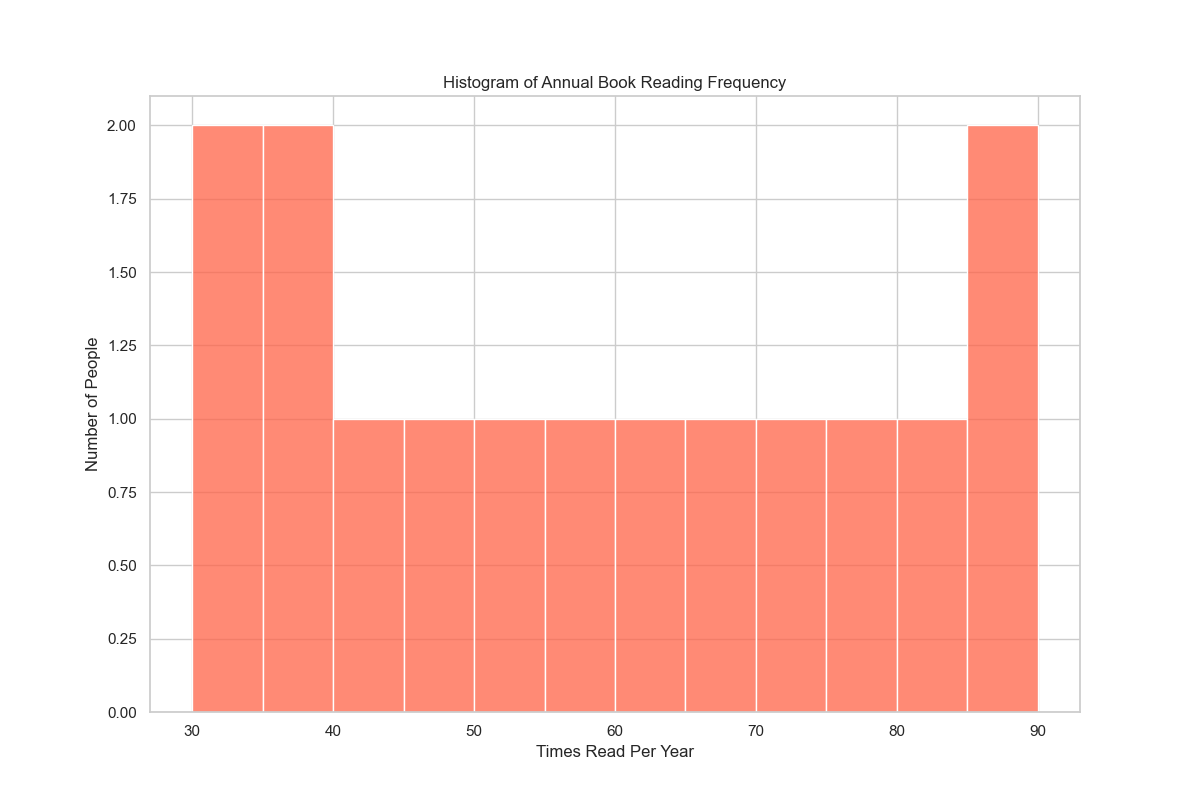

Python code for this plot:

import seaborn as sns
import pandas as pd
import matplotlib.pyplot as plt

# Mock data for the frequency of reading books (times read per year)
data = {
    'Frequency': [
        30, 35, 40, 38, 33, 45, 50, 60, 55, 65, 70, 75, 80, 85, 90
    ]
}

# Create a DataFrame
df = pd.DataFrame(data)

# Initialize the matplotlib figure
plt.figure(figsize=(12, 8))

# Create the histogram
sns.histplot(data=df, x='Frequency', bins=10, color='#ff6347', binwidth=5)

# Customizing the plot's aesthetics
plt.title('Histogram of Annual Book Reading Frequency')
plt.xlabel('Times Read Per Year')
plt.ylabel('Number of People')

# Show the plot
plt.show()
